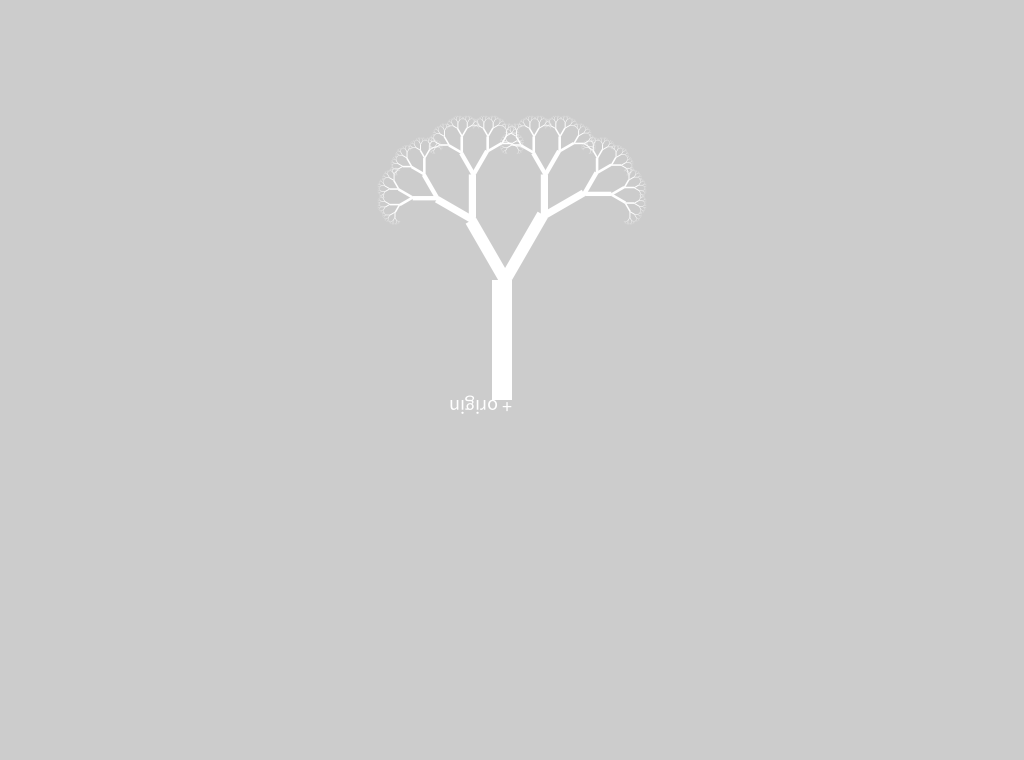
Frame 1 (no input)
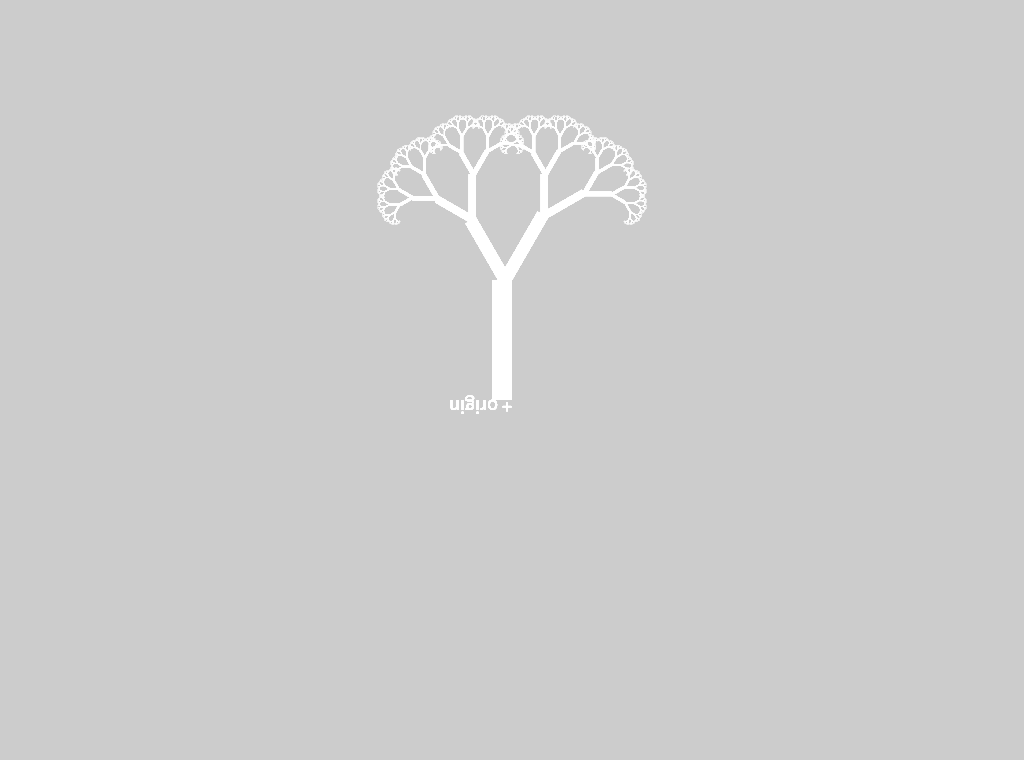
Frame 60 (the mouse pressed at the canvas centre just before this capture)
Frame 120 (the mouse held since frame 60 and released just before this capture): identical to frame 60, image omitted

The Processing sketch that drew these frames (run headless with seeded random() and noise(); from frame 60 on, the mouse is pressed at the canvas centre):

// Processing sketch: processing_83313
// ── processing_83313.pde

void setup() {
  size(1024, 760);
  noStroke();
  // noLoop();
}

void draw() {
  translate((width / 2), 400);
  rotate (PI);
    textSize(20); text("+ origin",0,0);
  drawTree(20, 120, 16);
}

void drawTree(float w, float h, int depth) {
  if (depth == 0) return;
  rect(0,0,w,h);
  // textSize(20); text("+",0,0);
  pushMatrix();
  translate (0,h);
  rotate(PI/6);
  drawTree(w*0.6, h*0.6, depth - 1);
  popMatrix();

  pushMatrix();
  translate (0, h);
  rotate((-1 * PI) / 6);
  drawTree(w*0.6, h*0.6, depth - 1);
  popMatrix();
}
